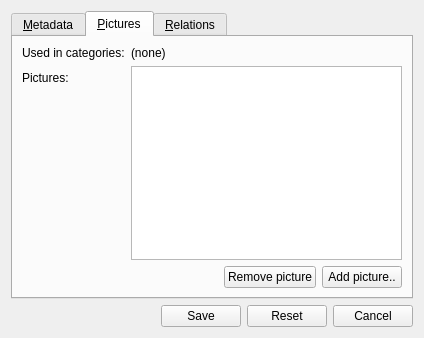
<?xml version="1.0" encoding="UTF-8"?>
<ui version="4.0">
 <class>feature_edit_form</class>
 <widget class="QWidget" name="feature_edit_form">
  <property name="geometry">
   <rect>
    <x>0</x>
    <y>0</y>
    <width>424</width>
    <height>338</height>
   </rect>
  </property>
  <property name="windowTitle">
   <string>Edit feature</string>
  </property>
  <property name="windowIcon">
   <iconset resource="../configurator.qrc">
    <normaloff>:/images/chart_organisation.png</normaloff>:/images/chart_organisation.png</iconset>
  </property>
  <property name="action" stdset="0">
   <string>FeatureRequest feature {id={id}}</string>
  </property>
  <property name="answer" stdset="0">
   <string>Feature feature {id={main.id}; parentID={?}; root{{?}}; name{{main.tabs.meta.name}}; description{{main.tabs.meta.description}}; used_categories {{main.tabs.pictures.used_categories}}; picture[] {picture {id={?}}}}</string>
  </property>
  <layout class="QGridLayout" name="gridLayout_2">
   <item row="0" column="0">
    <widget class="QTabWidget" name="tabs">
     <property name="currentIndex">
      <number>1</number>
     </property>
     <widget class="QWidget" name="meta">
      <attribute name="title">
       <string>&amp;Metadata</string>
      </attribute>
      <layout class="QFormLayout" name="formLayout">
       <property name="fieldGrowthPolicy">
        <enum>QFormLayout::AllNonFixedFieldsGrow</enum>
       </property>
       <item row="0" column="0">
        <widget class="QLabel" name="label_name">
         <property name="text">
          <string>Name:</string>
         </property>
         <property name="buddy">
          <cstring>name</cstring>
         </property>
        </widget>
       </item>
       <item row="0" column="1">
        <widget class="QLineEdit" name="name">
         <property name="initialFocus" stdset="0">
          <bool>true</bool>
         </property>
        </widget>
       </item>
       <item row="1" column="0">
        <widget class="QLabel" name="label_description">
         <property name="text">
          <string>Description:</string>
         </property>
         <property name="buddy">
          <cstring>description</cstring>
         </property>
        </widget>
       </item>
       <item row="1" column="1">
        <widget class="QPlainTextEdit" name="description"/>
       </item>
      </layout>
     </widget>
     <widget class="QWidget" name="pictures">
      <attribute name="title">
       <string>&amp;Pictures</string>
      </attribute>
      <layout class="QFormLayout" name="formLayout_2">
       <property name="fieldGrowthPolicy">
        <enum>QFormLayout::AllNonFixedFieldsGrow</enum>
       </property>
       <item row="0" column="0">
        <widget class="QLabel" name="label_2">
         <property name="text">
          <string>Used in categories:</string>
         </property>
        </widget>
       </item>
       <item row="0" column="1">
        <widget class="QLabel" name="used_categories">
         <property name="text">
          <string>(none)</string>
         </property>
        </widget>
       </item>
       <item row="1" column="0">
        <widget class="QLabel" name="label">
         <property name="text">
          <string>Pictures:</string>
         </property>
         <property name="buddy">
          <cstring>pictures</cstring>
         </property>
        </widget>
       </item>
       <item row="1" column="1">
        <widget class="QListWidget" name="pictures">
         <property name="iconSize">
          <size>
           <width>50</width>
           <height>30</height>
          </size>
         </property>
         <property name="movement">
          <enum>QListView::Static</enum>
         </property>
         <property name="viewMode">
          <enum>QListView::IconMode</enum>
         </property>
         <property name="action" stdset="0">
          <string>FeaturePictureListRequest feature {id={main.id}}</string>
         </property>
         <property name="answer" stdset="0">
          <string>PictureThumbnailList pictures {picture[] {id={item.id}; thumbnail{{item.icon}}; caption{{item.tooltip}} }}</string>
         </property>
         <property name="dataslot" stdset="0">
          <string>exclude_picture, select_picture ({main.widgetid}_picture)</string>
         </property>
         <property name="link:picture_add" stdset="0">
          <string>{main.widgetid}_picture</string>
         </property>
         <property name="action:select_picture" stdset="0">
          <string>PictureThumbnailListRequest pictures {picture[]{id={main.tabs.pictures.pictures.id}}; add[]{id={picture_add.picture.selected}}}</string>
         </property>
         <property name="action:exclude_picture" stdset="0">
          <string>PictureThumbnailListRequest pictures {picture[]{id={main.tabs.pictures.pictures.unselected}}}</string>
         </property>
        </widget>
       </item>
       <item row="2" column="1">
        <layout class="QHBoxLayout" name="horizontalLayout">
         <item>
          <spacer name="horizontalSpacer_2">
           <property name="orientation">
            <enum>Qt::Horizontal</enum>
           </property>
           <property name="sizeHint" stdset="0">
            <size>
             <width>40</width>
             <height>20</height>
            </size>
           </property>
          </spacer>
         </item>
         <item>
          <widget class="QPushButton" name="exclude_pictures">
           <property name="text">
            <string>Remove picture</string>
           </property>
           <property name="datasignal:clicked" stdset="0">
            <string>exclude_picture@main.tabs.pictures.pictures</string>
           </property>
           <property name="state:enabled" stdset="0">
            <string>{main.tags.pictures.pictures.selected}&gt;0</string>
           </property>
          </widget>
         </item>
         <item>
          <widget class="QPushButton" name="new_pictures">
           <property name="text">
            <string>Add picture..</string>
           </property>
           <property name="form" stdset="0">
            <string>picture_select?widgetid={main.widgetid}_picture</string>
           </property>
           <property name="datasignal:destroyed" stdset="0">
            <string>close@{main.widgetid}_picture</string>
           </property>
          </widget>
         </item>
        </layout>
       </item>
      </layout>
     </widget>
     <widget class="QWidget" name="relations">
      <attribute name="title">
       <string>&amp;Relations</string>
      </attribute>
      <layout class="QFormLayout" name="formLayout_3">
       <item row="0" column="0">
        <widget class="QLabel" name="label_3">
         <property name="text">
          <string>fullfilled features:</string>
         </property>
        </widget>
       </item>
       <item row="1" column="1">
        <layout class="QHBoxLayout" name="horizontalLayout_3">
         <item>
          <spacer name="horizontalSpacer_3">
           <property name="orientation">
            <enum>Qt::Horizontal</enum>
           </property>
           <property name="sizeHint" stdset="0">
            <size>
             <width>40</width>
             <height>20</height>
            </size>
           </property>
          </spacer>
         </item>
         <item>
          <widget class="QPushButton" name="pushButton_2">
           <property name="text">
            <string>Remove</string>
           </property>
           <property name="state:enabled" stdset="0">
            <string>{required_features.selected}&gt;0</string>
           </property>
           <property name="datasignal:clicked" stdset="0">
            <string>remove_feature_required@main.required_features</string>
           </property>
          </widget>
         </item>
         <item>
          <widget class="QPushButton" name="pushButton_5">
           <property name="text">
            <string>Edit..</string>
           </property>
           <property name="form" stdset="0">
            <string>feature_select_required_edit?widgetid={main.widgetid}_feature_required&amp;id={required_features.selected}&amp;minQuantity={required_features.selected_min}&amp;maxQuantity={required_features.selected_max}</string>
           </property>
           <property name="datasignal:destroyed" stdset="0">
            <string>close@{main.widgetid}_feature_required</string>
           </property>
           <property name="state:enabled" stdset="0">
            <string>{required_features.selected}&gt;0</string>
           </property>
          </widget>
         </item>
         <item>
          <widget class="QPushButton" name="pushButton">
           <property name="text">
            <string>Add..</string>
           </property>
           <property name="form" stdset="0">
            <string>feature_select_required_add?widgetid={main.widgetid}_feature_required</string>
           </property>
           <property name="datasignal:destroyed" stdset="0">
            <string>close@{main.widgetid}_feature_required</string>
           </property>
          </widget>
         </item>
        </layout>
       </item>
       <item row="0" column="1">
        <widget class="QTreeWidget" name="required_features">
         <property name="maximumSize">
          <size>
           <width>16777215</width>
           <height>100</height>
          </size>
         </property>
         <property name="horizontalScrollBarPolicy">
          <enum>Qt::ScrollBarAlwaysOff</enum>
         </property>
         <property name="selectionBehavior">
          <enum>QAbstractItemView::SelectRows</enum>
         </property>
         <property name="rootIsDecorated">
          <bool>false</bool>
         </property>
         <property name="itemsExpandable">
          <bool>false</bool>
         </property>
         <property name="headerHidden">
          <bool>true</bool>
         </property>
         <property name="expandsOnDoubleClick">
          <bool>false</bool>
         </property>
         <property name="dataslot" stdset="0">
          <string>add_feature_required ({main.widgetid}_feature_required)</string>
         </property>
         <property name="action:add_feature_required" stdset="0">
          <string>CategoryFeatureListRequest features { feature[] { id={main.required_features.row.id:?}; minQuantity {{main.required_features.row.min:?}}; maxQuantity{{main.required_features.row.max:?}} }; add[] { id={feature_required_select.feature.selected}; minQuantity {{feature_required_select.min}}; maxQuantity {{feature_required_select.max}} } }</string>
         </property>
         <property name="link:feature_required_select" stdset="0">
          <string>{main.widgetid}_feature_required</string>
         </property>
         <property name="answer" stdset="0">
          <string>CategoryFeatures CategoryFeatures {CategoryFeature[] {id={row.id}; name{{row.name}}; minQuantity{{row.min}}; maxQuantity{{row.max}} }</string>
         </property>
         <property name="action:remove_feature_required" stdset="0">
          <string>CategoryFeatureListRequest features { feature[] { id={main.required_features.row.id:?}; minQuantity {{main.required_features.row.min:?}}; maxQuantity{{main.required_features.row.max:?}} }; remove[] { id = {selected} } }</string>
         </property>
         <attribute name="headerVisible">
          <bool>false</bool>
         </attribute>
         <column>
          <property name="text">
           <string>name</string>
          </property>
         </column>
         <column>
          <property name="text">
           <string>min</string>
          </property>
         </column>
         <column>
          <property name="text">
           <string>max</string>
          </property>
         </column>
        </widget>
       </item>
      </layout>
     </widget>
    </widget>
   </item>
   <item row="1" column="0">
    <layout class="QHBoxLayout" name="horizontalLayout_2">
     <item>
      <spacer name="horizontalSpacer">
       <property name="orientation">
        <enum>Qt::Horizontal</enum>
       </property>
       <property name="sizeHint" stdset="0">
        <size>
         <width>40</width>
         <height>20</height>
        </size>
       </property>
      </spacer>
     </item>
     <item>
      <widget class="QPushButton" name="save">
       <property name="text">
        <string>Save</string>
       </property>
       <property name="action" stdset="0">
        <string notr="true">updateFeature feature {id={main.id}; name{{main.name}}; description{{main.description}}; pictures {picture[] {id={main.pictures.id}}} }</string>
       </property>
       <property name="form" stdset="0">
        <string notr="true">_CLOSE_</string>
       </property>
       <property name="datasignal:clicked" stdset="0">
        <string>features</string>
       </property>
      </widget>
     </item>
     <item>
      <widget class="QPushButton" name="reset">
       <property name="text">
        <string>Reset</string>
       </property>
       <property name="form" stdset="0">
        <string notr="true">_RESET_</string>
       </property>
      </widget>
     </item>
     <item>
      <widget class="QPushButton" name="cancel">
       <property name="text">
        <string>Cancel</string>
       </property>
       <property name="form" stdset="0">
        <string notr="true">_CLOSE_</string>
       </property>
      </widget>
     </item>
    </layout>
   </item>
  </layout>
 </widget>
 <tabstops>
  <tabstop>exclude_pictures</tabstop>
  <tabstop>new_pictures</tabstop>
  <tabstop>save</tabstop>
  <tabstop>reset</tabstop>
  <tabstop>cancel</tabstop>
 </tabstops>
 <resources>
  <include location="../configurator.qrc"/>
 </resources>
 <connections/>
</ui>
